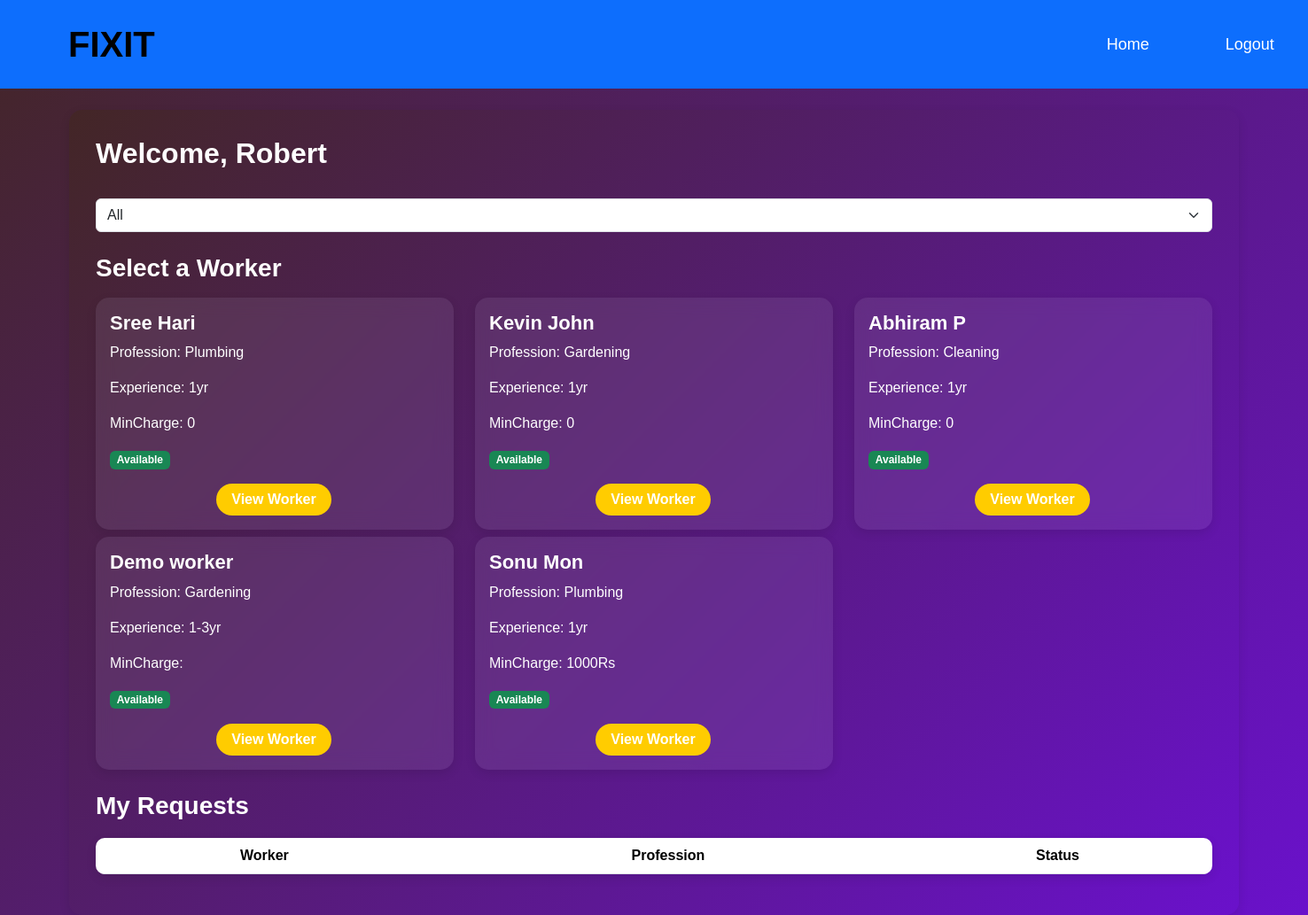
Before: /user_dashboard/ (signed in) with the older database file.
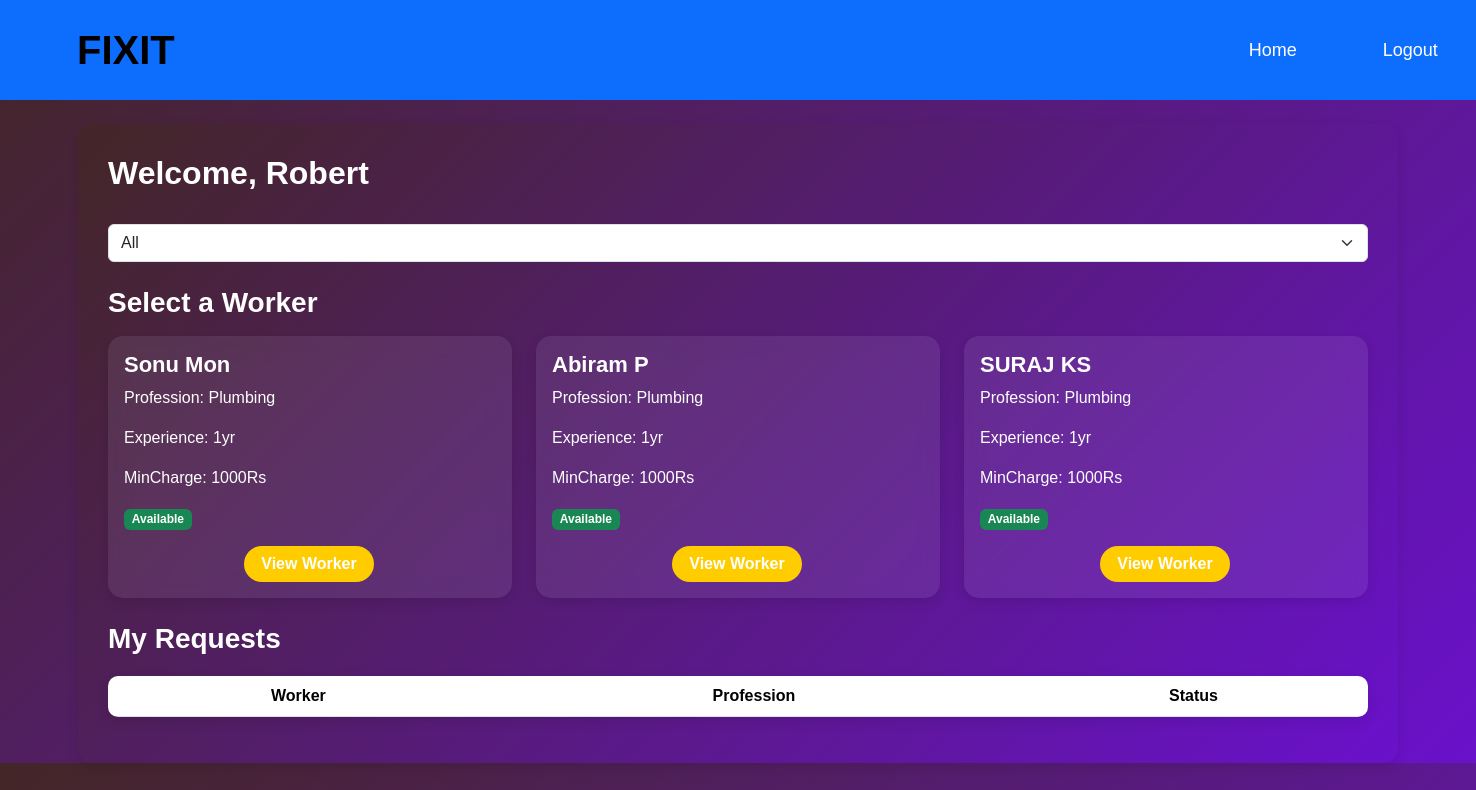
After: the same page with the newer database file.
### mainapp/models.py (models this page shows, shortened)
class User(models.Model):
    name = models.CharField(max_length=100)
    email = models.EmailField(max_length=100,  unique=True)
    password = models.CharField(max_length=100)
    phone = models.BigIntegerField(unique=True)  # ✅ Change to BigIntegerField
    address = models.TextField(default="Not provided")
    city = models.CharField(max_length=100 ,default="Unknown")
    confirm_password = models.CharField(max_length=100)

class Worker(models.Model):
    TITLE_CHOICES = [
        ('Mr', 'Mr.'),
        ('Ms', 'Ms.'),
    ]
    STATUS_CHOICES = [
        ('pending', 'Pending'),
        ('approved', 'Approved'),
        ('rejected', 'Rejected'),
    ]
    title = models.CharField(max_length=10, choices=TITLE_CHOICES, default='Mr')
    first_name = models.CharField(max_length=100)
    last_name = models.CharField(max_length=100)
    email = models.EmailField(max_length=100, unique=True)
    password = models.CharField(max_length=255)  # Hashed password storage
    gender = models.CharField(max_length=10, choices=[('Male', 'Male'), ('Female', 'Female')])
    phone = models.CharField(max_length=15)
    profession = models.TextField()
    experience = models.TextField()
    amount = models.TextField()
    status = models.BooleanField(default=True, )  # Worker availability
    is_approved = models.BooleanField(default=False)  # New field

### mainapp/views.py (the view)
# urls.py: path("user_dashboard/", user_dashboard, name="user_dashboard"),
def user_dashboard(request):
    if "user_id" not in request.session:
        return redirect("user_login")
    user = User.objects.get(id=request.session["user_id"])
    professions = Worker.objects.values_list('profession', flat=True).distinct()
    selected_profession = request.GET.get("profession", "")
    if selected_profession:
        workers = Worker.objects.filter(profession=selected_profession)
    else:
        workers = Worker.objects.all()
    requests = Request.objects.filter(user=user)
    return render(request, "user_dashboard.html", {
        "user": user,
        "workers": workers,
        "requests": requests,
        "professions": professions,
        "selected_profession": selected_profession
    })

### mainapp/templates/user_dashboard.html (shortened to what this page needs)
{% load static %}
<!DOCTYPE html>
<html lang="en">
<head>
    <link href="https://cdn.jsdelivr.net/npm/bootstrap@5.3.3/dist/css/bootstrap.min.css" rel="stylesheet">
    <link rel="stylesheet" href="{% static 'css/userdash.style.css' %}">
</head>
<body>
    <nav class="navbar navbar-expand-lg navbar-light bg-primary" style=" width: 100%;">
        <div class="container-fluid">
          <a class="navbar-brand" href="#" style="font-size:40px; font-family: 'Franklin Gothic Medium', 'Arial Narrow', Arial, sans-serif; margin-left: 50px;" data-bs-toggle="offcanvas" data-bs-target="#staticBackdrop" aria-controls="staticBackdrop">FIXIT</a>
          <div class="collapse navbar-collapse" id="navbarNav">
            <div class="container1" style="margin-left: 850px; font-size: 20px;">
                <ul class="navbar-nav" >
                      <li class="nav-item">
                        <a class="nav-link active" style="margin-left: 200px;" aria-current="page" href="{% url 'home' %}">Home</a>
                      </li>
                      <li class="nav-item"><a style="margin-left: 50px;" class="nav-link" href="{% url 'user_logout' %}">Logout</a></li>
                    </ul>
            </div>
        </div>
    </div>
  </nav>
<div class="container mt-4">
        <h2>Welcome, {{ user.name }}</h2>
        <form method="GET" action="{% url 'user_dashboard' %}" class="mb-3">
            <select name="profession" id="profession" class="form-select" onchange="this.form.submit()">
                <option value="">All</option>
            </select>
        </form>
        <h3 class="mt-4">Select a Worker</h3>
        <div class="row">
            {% for worker in workers %}
            <div class="col-md-4 mt-2">
                <div class="card p-3">
                    <h5>{{ worker.first_name }} {{ worker.last_name }}</h5>
                    <p>Profession: {{ worker.profession }}</p>
                    <p>Experience: {{ worker.experience }} </p>
                    <p>MinCharge: {{ worker.amount }}</p>
                    <p class="worker-info"><strong></strong>
                        {% if worker.status %}
                            <span class="badge bg-success">Available</span>
                        {% else %}
                            <span class="badge bg-danger">Not Available</span>
                        {% endif %}
                    </p>
                    <a href="{% url 'view_worker' worker.id %}" style="width: 130px;position: relative; left: 120px; " class="btn btn-primary">View Worker</a>
                </div>
            </div>
            {% endfor %}
        </div>
        <h3 class="mt-4">My Requests</h3>
        <table class="table">
            <thead>
                <tr>
                    <th>Worker</th>
                    <th>Profession</th>
                    <th>Status</th>
                </tr>
            </thead>
        </table>
    </div>
</body>
</html>

### mainapp/static/css/userdash.style.css (style rules this page uses)
body { font-family: 'Poppins', sans-serif; background: linear-gradient(135deg, #432626, #6a11cb); margin: 0; padding: 0; color: #333; }
.navbar { background-color: #007bff; padding: 15px; }
.navbar-brand { font-size: 32px; font-weight: bold; }
.navbar-nav .nav-link { color: #fff !important; font-size: 18px; margin-right: 20px; transition: color 0.3s; }
.container { margin-top: 30px; background: linear-gradient(135deg, #432626, #6a11cb); padding: 30px; border-radius: 15px; box-shadow: 0 4px 12px rgba(0, 0, 0, 0.1); }
h2, h3 { color: #fff; font-weight: 600; }
.card { border: none; border-radius: 15px; box-shadow: 0 4px 12px rgba(0, 0, 0, 0.1); transition: transform 0.3s ease-in-out; background: rgba(217, 207, 231, 0.1); color: #fff; overflow: hidden; backdrop-filter: blur(10px); }
.card h5 { font-size: 22px; font-weight: bold; }
.btn-primary { background:#ffcc00; color: #fff; border: none; font-weight: 600; border-radius: 30px; transition: background 0.3s ease; text-align: center; display: inline-block; }
.table { margin-top: 20px; border-radius: 10px; overflow: hidden; box-shadow: 0 4px 12px rgba(0, 0, 0, 0.1); }
th { background: #007bff; color: white; padding: 12px; text-align: center; }
select { border-radius: 10px; padding: 10px; border: 1px solid #ccc; outline: none; width: 100%; transition: border-color 0.3s; }

Changed rows visible on the page:
removed Worker: first_name "Sree", last_name "Hari", profession "Plumbing", experience "1yr", amount "0", status "Available"
removed Worker: first_name "Kevin", last_name "John", profession "Gardening", experience "1yr", amount "0", status "Available"
removed Worker: first_name "Abhiram", last_name "P", profession "Cleaning", experience "1yr", amount "0", status "Available"
removed Worker: first_name "Demo", last_name "worker", profession "Gardening", experience "1-3yr", status "Available"
added Worker: first_name "Abiram", last_name "P", profession "Plumbing", experience "1yr", amount "1000Rs", status "Available"
added Worker: first_name "SURAJ", last_name "KS", profession "Plumbing", experience "1yr", amount "1000Rs", status "Available"
